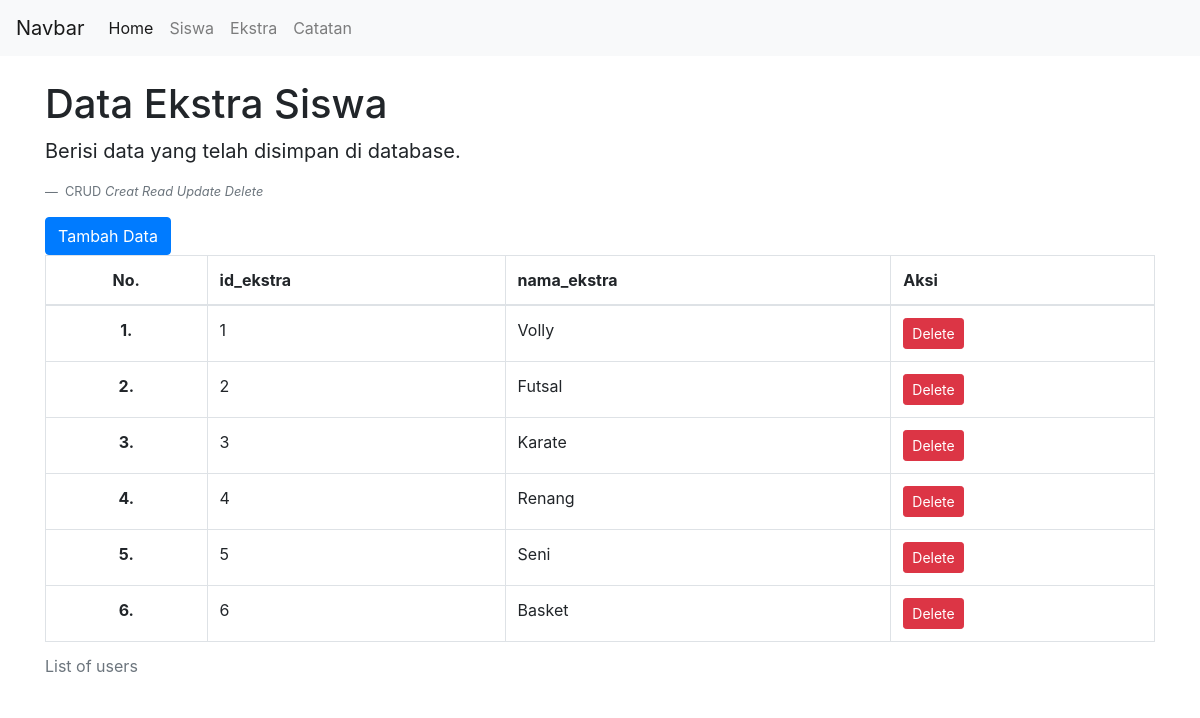
Screenshot of /ekstra.php with the database file from the repository.
### tables this page shows
CREATE TABLE `ekstra` (
  `id_ekstra` int(11) NOT NULL,
  `nama_ekstra` varchar(20) DEFAULT NULL
);

### ekstra.php (the view, shortened to what this page needs)
<?php
	include 'koneksi.php';
	$query = "SELECT * FROM ekstra;";
	$sql = mysqli_query($koneksi, $query);
	$nomor = 0;
?>
<!DOCTYPE html>
<html>
<head>
	<link rel="stylesheet" href="css/bootstrap.min.css" >
</head>
<body>
<nav class="navbar navbar-expand-lg navbar-light bg-light">
	  <a class="navbar-brand" href="#">Navbar</a>
	  <div class="collapse navbar-collapse" id="navbarNavAltMarkup">
	    <div class="navbar-nav">
	      <a class="nav-link active" href="index.php">Home <span class="sr-only">(current)</span></a>
	      <a class="nav-link" href="siswa.php">Siswa</a>
	      <a class="nav-link" href="ekstra.php">Ekstra</a>
	      <a class="nav-link" href="catatan.php">Catatan</a>
	    </div>
	  </div>
	</nav>
	<div class="container">
			<h1 class="mt-4">Data Ekstra Siswa</h1>
			<figure>
				<blockquote class="blockquote">
			  		<p>Berisi data yang telah disimpan di database.</p>
			  </blockquote>
			  <figcaption class="blockquote-footer">
			  	CRUD <cite title="Source Title">Creat Read Update Delete</cite>
			  </figcaption>
			</figure>
			<a href="kendali_ekstra.php" type="button" class="btn btn-primary">
				Tambah Data
			</a>
			<table class="table table-bordered table-hover">
			  <caption>List of users</caption>
			  <thead>
			    <tr>
			      <th scope="col"><center>No.</center></th>
			      <th scope="col">id_ekstra</th>
			      <th scope="col">nama_ekstra</th>
			      <th scope="col">Aksi</th>
			    </tr>
			  </thead>
			  <tbody>
			  <?php
			  	while($hasil = mysqli_fetch_assoc($sql)){
			  ?>
			    <tr>
			      <th scope="row"><center>
			      	<?php
			      		echo ++$nomor;
					?>.
			      </center></th>
			      <td>
			      	<?php
			      		echo $hasil['id_ekstra'];
					?>
			      </td>
			      <td>
			      	<?php
			      		echo $hasil['nama_ekstra'];
					?>
			      </td>
			      <td>
			      	<a href="proses_ekstra.php?hapus=<?php
			      		echo $hasil['id_ekstra'];
					?>" type="button" class="btn btn-danger btn-sm" onClick="return confirm('Apakah Anda Yakin Ingin Menghapus Data Tersebut?')">
			      		Delete
			      	</a>
			      </td>
			    </tr>
			    <?php
			    	}
			    ?>
			  </tbody>
			</table>
	</div>
</body>
</html>

### rows the page displays
ekstra: id_ekstra "1", nama_ekstra "Volly"
ekstra: id_ekstra "2", nama_ekstra "Futsal"
ekstra: id_ekstra "3", nama_ekstra "Karate"
ekstra: id_ekstra "4", nama_ekstra "Renang"
ekstra: id_ekstra "5", nama_ekstra "Seni"
ekstra: id_ekstra "6", nama_ekstra "Basket"
